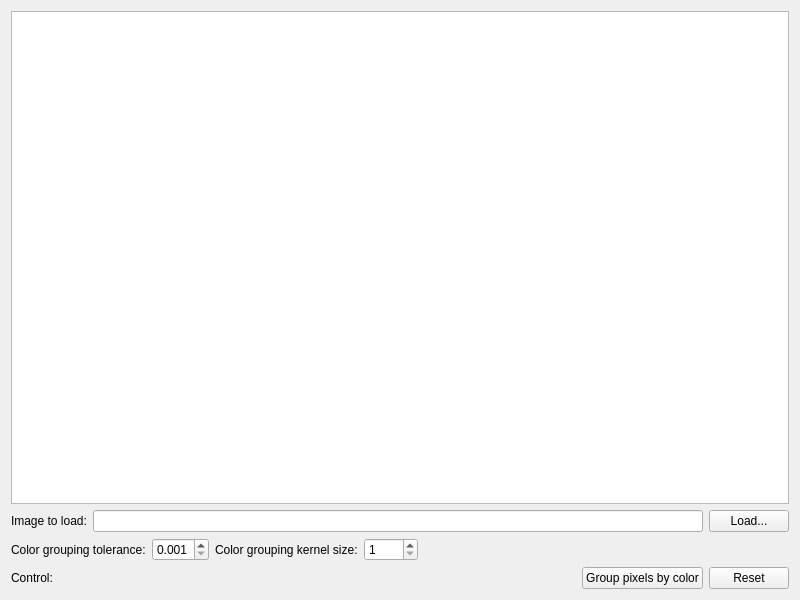
<?xml version="1.0" encoding="UTF-8"?>
<ui version="4.0">
 <class>MainWindow</class>
 <widget class="QMainWindow" name="MainWindow">
  <property name="geometry">
   <rect>
    <x>0</x>
    <y>0</y>
    <width>800</width>
    <height>600</height>
   </rect>
  </property>
  <property name="acceptDrops">
   <bool>false</bool>
  </property>
  <property name="windowTitle">
   <string>Color grouping demo</string>
  </property>
  <widget class="QWidget" name="centralWidget">
   <layout class="QVBoxLayout" name="verticalLayout">
    <item>
     <widget class="GraphicsViewEx" name="graphicsView"/>
    </item>
    <item>
     <layout class="QHBoxLayout" name="horizontalLayout">
      <item>
       <widget class="QLabel" name="label">
        <property name="text">
         <string>Image to load:</string>
        </property>
       </widget>
      </item>
      <item>
       <widget class="QLineEdit" name="lineEdit">
        <property name="readOnly">
         <bool>true</bool>
        </property>
       </widget>
      </item>
      <item>
       <widget class="QPushButton" name="browseButton">
        <property name="text">
         <string>Load...</string>
        </property>
       </widget>
      </item>
     </layout>
    </item>
    <item>
     <layout class="QHBoxLayout" name="horizontalLayout_3">
      <item>
       <widget class="QLabel" name="label_3">
        <property name="text">
         <string>Color grouping tolerance:</string>
        </property>
       </widget>
      </item>
      <item>
       <widget class="QDoubleSpinBox" name="colorGroupingToleranceBox">
        <property name="decimals">
         <number>3</number>
        </property>
        <property name="minimum">
         <double>0.001000000000000</double>
        </property>
        <property name="maximum">
         <double>1.000000000000000</double>
        </property>
        <property name="singleStep">
         <double>0.050000000000000</double>
        </property>
       </widget>
      </item>
      <item>
       <widget class="QLabel" name="label_4">
        <property name="text">
         <string>Color grouping kernel size:</string>
        </property>
       </widget>
      </item>
      <item>
       <widget class="QSpinBox" name="colorGroupingKernelSizeBox">
        <property name="minimum">
         <number>1</number>
        </property>
        <property name="maximum">
         <number>1000</number>
        </property>
        <property name="value">
         <number>1</number>
        </property>
       </widget>
      </item>
      <item>
       <spacer name="horizontalSpacer_2">
        <property name="orientation">
         <enum>Qt::Horizontal</enum>
        </property>
        <property name="sizeHint" stdset="0">
         <size>
          <width>40</width>
          <height>20</height>
         </size>
        </property>
       </spacer>
      </item>
     </layout>
    </item>
    <item>
     <layout class="QHBoxLayout" name="horizontalLayout_2">
      <item>
       <widget class="QLabel" name="label_2">
        <property name="text">
         <string>Control:</string>
        </property>
       </widget>
      </item>
      <item>
       <spacer name="horizontalSpacer">
        <property name="orientation">
         <enum>Qt::Horizontal</enum>
        </property>
        <property name="sizeHint" stdset="0">
         <size>
          <width>40</width>
          <height>20</height>
         </size>
        </property>
       </spacer>
      </item>
      <item>
       <widget class="QPushButton" name="groupPixelsBtn">
        <property name="text">
         <string>Group pixels by color</string>
        </property>
       </widget>
      </item>
      <item>
       <widget class="QPushButton" name="resetBtn">
        <property name="text">
         <string>Reset</string>
        </property>
       </widget>
      </item>
     </layout>
    </item>
   </layout>
  </widget>
 </widget>
 <layoutdefault spacing="6" margin="11"/>
 <customwidgets>
  <customwidget>
   <class>GraphicsViewEx</class>
   <extends>QGraphicsView</extends>
   <header>graphicsviewex.h</header>
  </customwidget>
 </customwidgets>
 <resources/>
 <connections/>
</ui>
